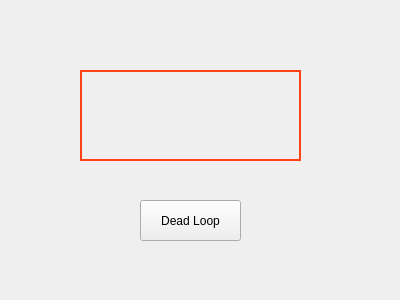
<?xml version="1.0" encoding="UTF-8"?>
<ui version="4.0">
 <class>Widget</class>
 <widget class="QWidget" name="Widget">
  <property name="geometry">
   <rect>
    <x>0</x>
    <y>0</y>
    <width>400</width>
    <height>300</height>
   </rect>
  </property>
  <property name="windowTitle">
   <string>Widget</string>
  </property>
  <widget class="QPushButton" name="pushButton">
   <property name="geometry">
    <rect>
     <x>140</x>
     <y>200</y>
     <width>101</width>
     <height>41</height>
    </rect>
   </property>
   <property name="text">
    <string>Dead Loop</string>
   </property>
  </widget>
  <widget class="QLabel" name="label">
   <property name="geometry">
    <rect>
     <x>80</x>
     <y>70</y>
     <width>221</width>
     <height>91</height>
    </rect>
   </property>
   <property name="styleSheet">
    <string notr="true">border: 2px solid rgb(255, 66, 19);</string>
   </property>
   <property name="text">
    <string/>
   </property>
  </widget>
 </widget>
 <layoutdefault spacing="6" margin="11"/>
 <resources/>
 <connections/>
</ui>
